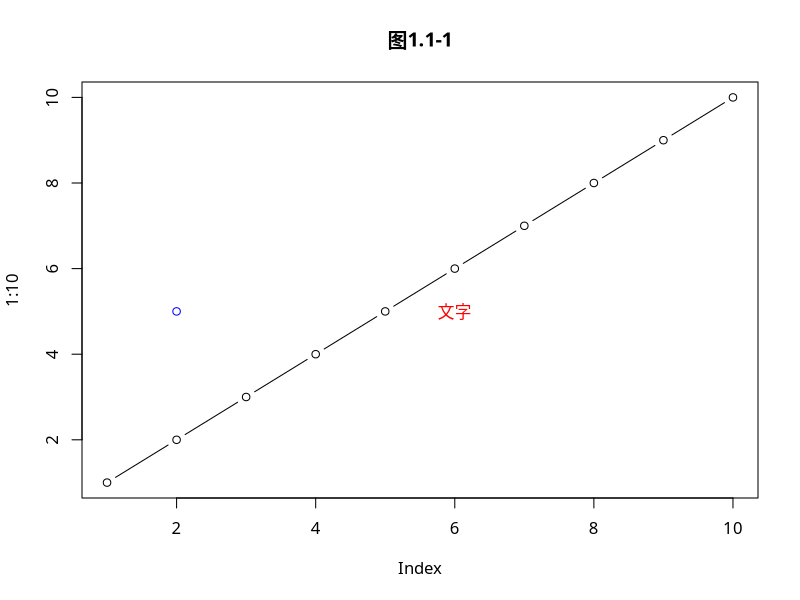
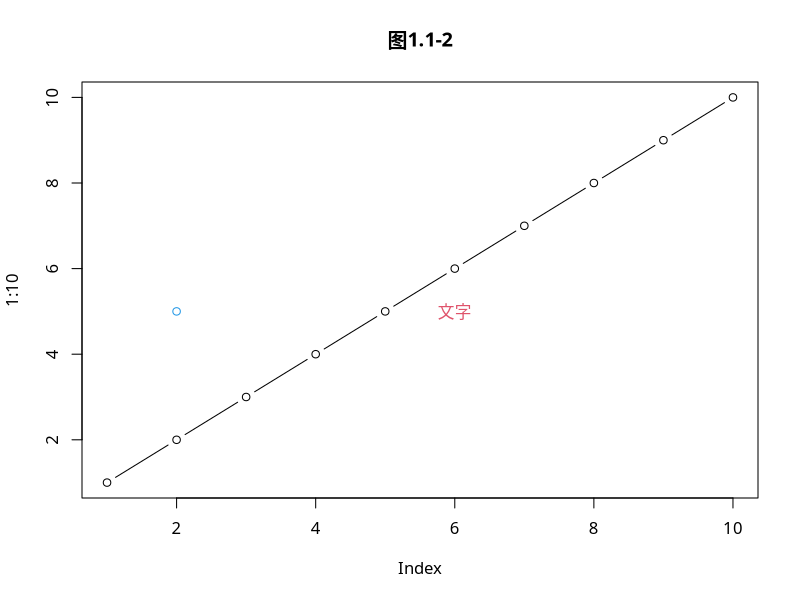
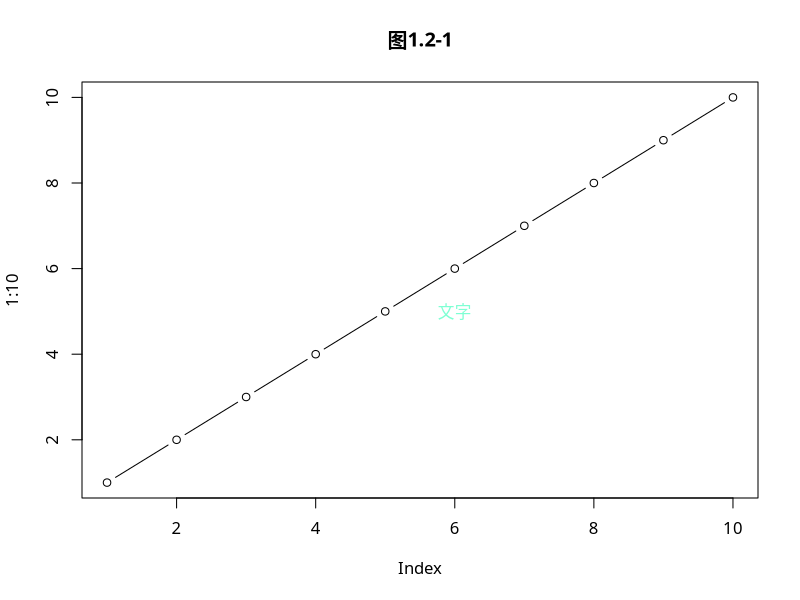
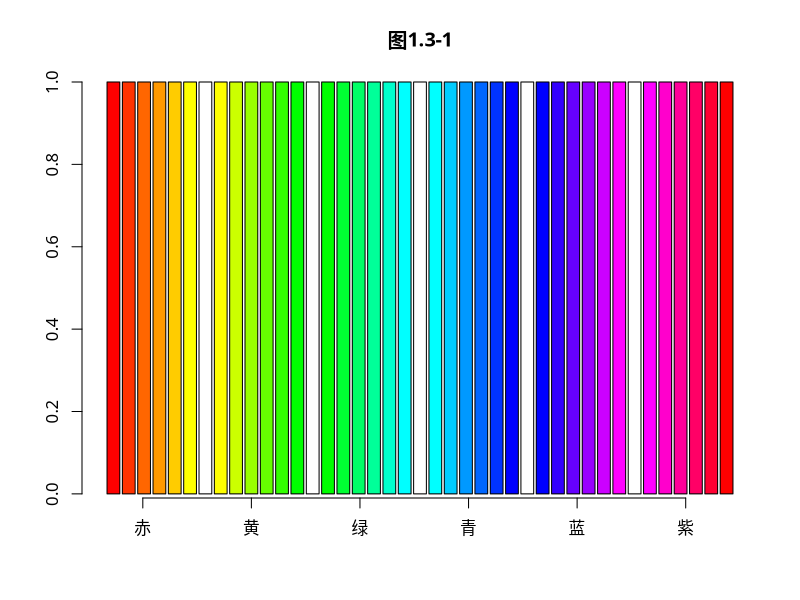
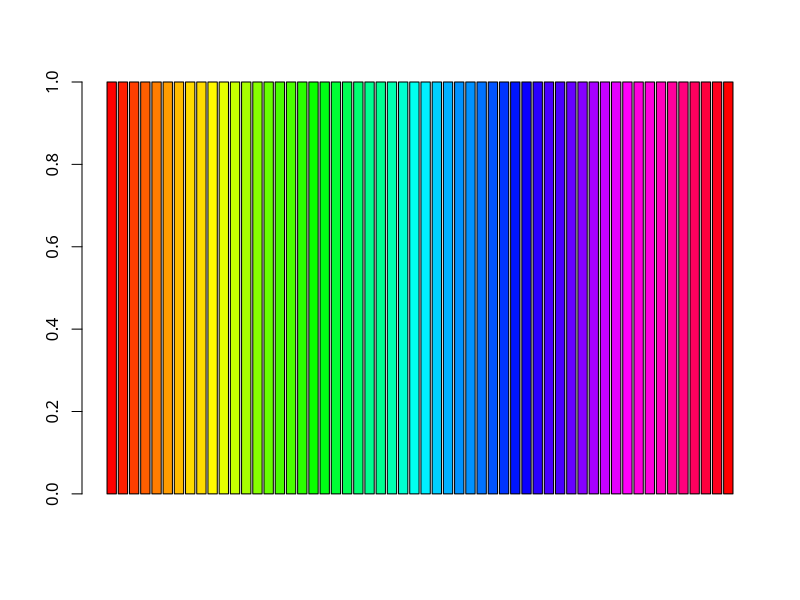
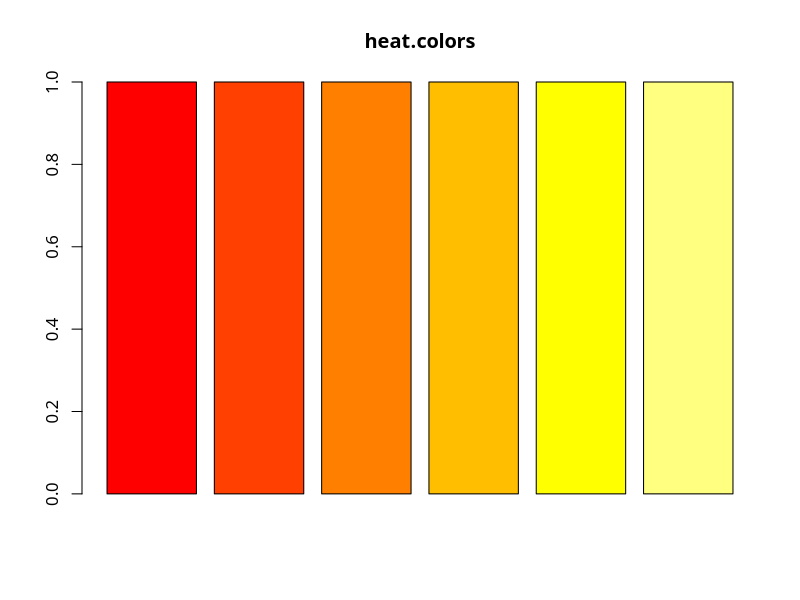
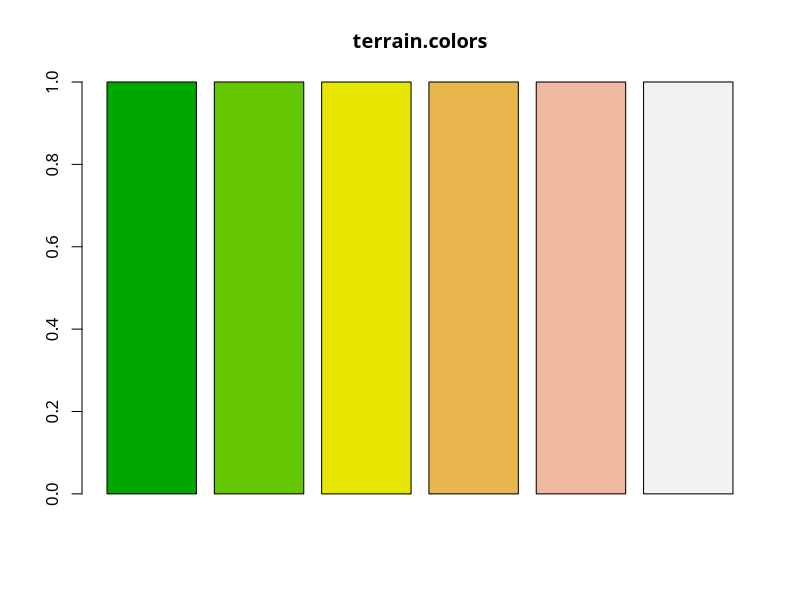
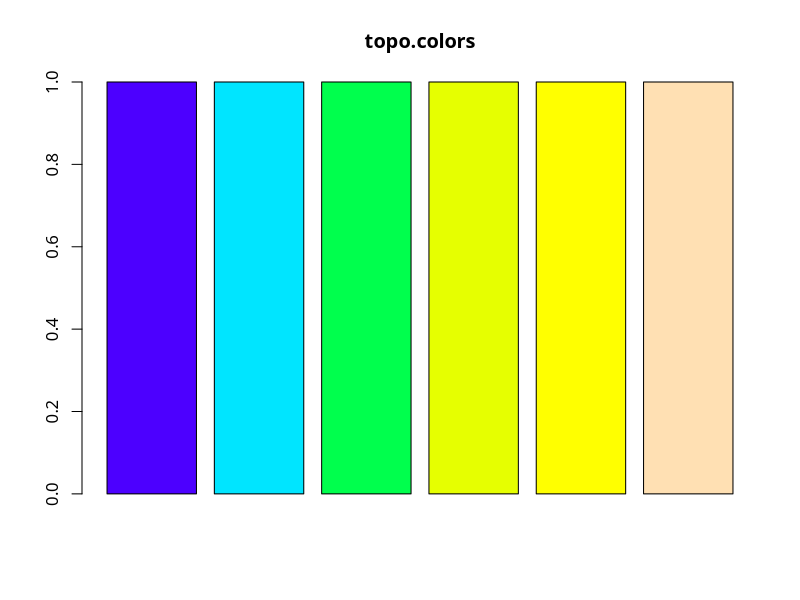

These figures' R source, in order:
## ---- chunk 1
knitr::opts_chunk$set(results='hold', collapse = TRUE, warning = FALSE, message=FALSE, out.width = '100%', out.height = '100%',fig.align='center')
## ---- chunk 2
colors()
## ---- chunk 3
## 示例1.1-1
par(family='STKaiti')
plot(1:10,type='b',col='black',main='图1.1-1') ## 设置线的颜色
text(6,5,labels='文字',col='red') ## 设置文字颜色
points(2,5,col='blue') ## 设置点的颜色
## ---- chunk 4
## 示例1.1-2
par(family='STKaiti')
plot(1:10,type='b',col=25,main='图1.1-2') ## 设置线的颜色
text(6,5,labels='文字',col=554)
points(2,5,col=28)
## ---- chunk 5
## pdf查看固有颜色色板
pdf("R固有颜色板.pdf",height=120)
par(mar=c(0,10,3,0)+0.1,yaxs='i')
barplot(rep(1,length(colors())),col=rev(colors()),
        names.arg=rev(colors()),horiz=T,las=1,xaxt='n', # 名称+横向+间隔+不输出横轴
        main=expression('Bars of colors in'~italic(colors())))
dev.off()
## ---- chunk 6
## rgb函数
Hex <- rgb(red=126,green=255,blue=211,max=255)
Hex
## ---- chunk 7
## 示例1.2-1
  par(family='STKaiti')
  plot(1:10,type='b',col=25,main='图1.2-1') ## 设置线的颜色
  text(6,5,labels='文字',col=Hex)
## ---- chunk 8
## rainbow(n,s=1,v=1,start=0,end=max(1,n-1)/n,gamma=1)
## n 设定产生颜色的数目
## start,end 设定彩虹颜色的一个子集，生成的颜色将从这个子集中选取
## ---- chunk 9
## 示例1.3-1
par(family='STKaiti')
barplot(rep(1,41),main='图1.3-1',
    col=c(rainbow(n=6,star=0, end=1/6),"white",
          rainbow(n=6,star=1/6,end=2/6),"white",
          rainbow(n=6,star=2/6,end=3/6),"white",
          rainbow(n=6,star=3/6,end=4/6),"white",
          rainbow(n=6,star=4/6,end=5/6),"white",
          rainbow(n=6,star=5/6,end=1))
    )
x.text<-c('赤','黄','绿','青','蓝','紫')
axis(side=1,at=seq(from=3,length.out=6,by=8.5),label=x.text,cex=0.75)
## ---- chunk 10
## 示例1.3-2
barplot(rep(1,56),
        col=c(rainbow(n=8,star=0,end=1/7),
              rainbow(n=8,star=1/7,end=2/7),
              rainbow(n=8,star=2/7,end=3/7),
              rainbow(n=8,star=3/7,end=4/7),
              rainbow(n=8,star=4/7,end=5/7),
              rainbow(n=8,star=5/7,end=6/7),
              rainbow(n=8,star=6/7,end=1) )
        )
## ---- chunk 11
## heat.colors() terrain.colors() topo.colors() cm.colors()
## ---- chunk 12
## 示例1.4-1
barplot(rep(1,6),col=heat.colors(6),main='heat.colors')
barplot(rep(1,6),col=terrain.colors(6),main='terrain.colors')
barplot(rep(1,6),col=topo.colors(6),main='topo.colors')
barplot(rep(1,6),col=cm.colors(6),main='cm.colors')
## ---- chunk 13
## RColorBrewer包 brewer.pal()
## 连续Sequential 两极Diverging 离散Qualitative
## ---- chunk 14
## 示例1.5-1 
## RColorBrewerl连续型渐变色
library(RColorBrewer)
display.brewer.all(type='seq') # 18组 9个渐变颜色

## ---- chunk 15
## 示例1.5-2 RColorBrewerl极端型渐变色
library(RColorBrewer)
display.brewer.all(type='div') # 9组 11个颜色
## ---- chunk 16
## 示例1.5-3 RColorBrewerl离散型渐变色
library(RColorBrewer)
display.brewer.all(type='qual') # 8组
## ---- chunk 17
## 示例1.5-4
library(RColorBrewer)
## 使用YlOrRd组的第3～8种颜色
barplot(rep(1,6),col=brewer.pal(9,'YlOrRd')[3:8],main='1.5-4')
## 使用BrBG组的第3～8种颜色
barplot(rep(1,6),col=brewer.pal(11,'BrBG')[3:8],main='1.5-4')
## ---- chunk 18
## text(font,cex,col,...)
## ---- chunk 19
## 示例2.1-1
par(family='STKaiti')
plot(c(1:6),col='white',main='图2.1-1')
text(2,2,labels='font=1: 正常字体(默认)',font=1)
text(3,3,labels='font=2: 粗体字体',font=2)
text(4,4,labels='font=3: 斜体字体',font=3)
text(5,5,labels='font=4: 粗斜体字体',font=4)
## ---- chunk 20
## 示例2.1-2
# par(family='HersheySerif')
par(family='STKaiti')
plot(c(1:6),col='white',main='图2.1-2')
text(2,2,labels='font=1',font=1)
text(3,3,labels='font=2',font=2)
text(4,4,labels='font=3',font=3)
text(5,5,labels='font=4',font=4)
## ---- chunk 21
## 示例2.2-1
par(family='STKaiti')
plot(c(1:7),col='white',main='图2.2-1')
text(2,2,labels='cex=0.5',cex=0.5)
text(3,3,labels='cex=0.8',cex=0.8)
text(4,4,labels='cex=1',cex=1)
text(5,5,labels='cex=1.2',cex=1.2)
text(6,6,labels='cex=1.5',cex=1.5)
## ---- chunk 22
## points(pch,col,cex,...)
## ---- chunk 23
par(family='STKaiti')
plot(1,col='white',xlim=c(0.5,6.5),ylim=c(1,7),main='图3.1 R点样式')
for(i in c(0:25)){
  x <- (i%/%5)*1+1
  y <- 6-(i%%5)
  if(length(which(c(21:25)==i)>=1)){
    points(x,y,pch=i,bg='blue',cex=2) #21-25可设置背景样式
  }else{
    points(x,y,pch=i,cex=2)
  }
  text(x+0.22,y+0.22,labels=i)
}
## ---- chunk 24
par(family='STKaiti')
plot(1,col='white',xlim=c(0.5,6.5),ylim=c(1,7),main='图3.2 字符取点的样式')
for(i in c(0:25)){
  x <- (i%/%5)*1+1
  y <- 6-(i%%5)
  if(length(which(c(21:25)==i)>=1)){
    points(x,y,pch=i,bg='blue',cex=2) #21-25可设置背景样式
  }else{
    points(x,y,pch=i,cex=2)
  }
  text(x+0.22,y+0.22,labels=i)
}
points(6,5,pch='*',cex=2,main='图3.2')
text(6+0.22,5+0.22,labels='*')
## ---- chunk 25
## lines(lty,lwd,col,...)
## plot(type默认为点,l为线)
## ---- chunk 26
par(family='STKaiti')
data = matrix(rep(rep(1:7),10),nrow=7,ncol=10)
plot(data[1,],type='l',lty=0,ylim=c(0,8),xlim=c(-1,10),axes=F,main='图4  lty 线样式')
text(0,1,labels='lty=0')
for(i in c(2:7)){
  lines(data[i,],lty=i-1)
  text(0,i,labels=paste('lty=',i-1))
}
## ---- chunk 27
## lwd 线条宽度 lty默认为1，实线
par(family='STKaiti')
data = matrix(rep(rep(1:7),10),nrow=7,ncol=10)
plot(data[1,],type='l',lwd=0.5,ylim=c(0,9),xlim=c(-1,10),axes=F,main='图4  lwd 线条宽度')
text(0,1,labels='lwd=0.5')
for(i in c(2:7)){
  lines(data[i,],lwd=i*0.5)
  text(0,i,labels=paste('lwd=',i*0.5))
}
## ---- chunk 28
## title(main,sub,xlab,ylab)
## mian='内容' 或者 main=list('',font,col,cex)
## ---- chunk 29
## 示例5-1
data = data.frame(pre=c(113,134,123,145,137,196,187),
                  now=c(129,122,134,149,146,215,208))
col=c('azure4','brown4')
par(family='STKaiti')
barplot(as.matrix(rbind(data$pre,data$now)),
        beside=TRUE,col=col,axes=F)
axis(2)
## ---- chunk 30
## 添加主标题、副标题、主轴标题
data = data.frame(pre=c(113,134,123,145,137,196,187),
                  now=c(129,122,134,149,146,215,208))
col=c('azure4','brown4')
par(family='STKaiti')
barplot(as.matrix(rbind(data$pre,data$now)),
        beside=TRUE,col=col,axes=F)
axis(2)
title(main=list('图5-1 本周pv趋势分析图',cex=1.5,col='red',font=3),
      sub='数据来源：某电商网站',
      ylab='网站日页面浏览量pv')
## ---- chunk 31
## 示例5-2
data = data.frame(pre=c(113,134,123,145,137,196,187),
                  now=c(129,122,134,149,146,215,208))
col=c('azure4','brown4')
par(family='STKaiti')
barplot(as.matrix(rbind(data$pre,data$now)),
        beside=TRUE,col=col,axes=T,
        main=list('图5-2 本周pv趋势分析图',cex=1.5,col='red',font=3),
        sub='数据来源：某电商网站',
        ylab='网站日页面浏览量pv')
## ---- chunk 32
## legend(x,y,legend,horiz,ncol,pch,lty,col,bg,bty,title)
## x,y     图例位置，或 center、left、right、top、bottom、bottomright、bottomleft、topleft、topright
## legend  字符向量表示图例文字
## horiz   FALSE(默认)图例垂直排列、反之水平
## ncol    图例的列数目；horiz=TRUE无意义
## pch     图例中的点样式；NA无点样式
## lty     图例中的线样式；NA无线样式
## col     图例中点/线的颜色
## bg      图例的背景颜色；为n时无效
## bty     图例框的样式；为n时无边框；为o时显示边框
## title   图例的标题
## ---- chunk 33
## 示例6-1
data = data.frame(pre=c(113,134,123,145,137,196,187),
                  now=c(129,122,134,149,146,215,208))
col=c('azure4','brown4')
par(family='STKaiti')
barplot(as.matrix(rbind(data$pre,data$now)),
        beside=TRUE,col=col,axes=T,
        main=list('图6-1',cex=1.5,col='red',font=3),
        sub='数据来源：某电商网站',
        ylab='网站日页面浏览量pv')
text.legend = c('上周pv','本周pv')
legend('topleft',pch=c(15,15),legend=text.legend,
       col=col,bty='n',horiz=TRUE)
## ---- chunk 34
## 示例6-2
par(family='STKaiti')
barplot(as.matrix(rbind(data$pre,data$now)),
        beside=TRUE,col=col,axes=T,
        main=list('图6-2',cex=1.5,col='red',font=3),
        sub='数据来源：某电商网站',
        ylab='网站日页面浏览量pv')
legend('top',pch=c(15,15),legend=text.legend,
       col=col,bty='o',horiz=FALSE)
## ---- chunk 35
## 示例6-3
par(family='STKaiti')
barplot(as.matrix(rbind(data$pre,data$now)),
        beside=TRUE,col=col,axes=T,
        main=list('图6-3',cex=1.5,col='red',font=3),
        sub='数据来源：某电商网站',
        ylab='网站日页面浏览量pv',
        legend.text=text.legend)
## ---- chunk 36
## 低级绘图
## axis(side,labels,front.axis,cex.axis,cool.axis,at,tick,col,col.ticks,)
## side      取1、2、3、4对应下、左、上、右
## labels    通过向量来设置坐标轴内各刻度的名称（刻度标记）
## font.axis 刻度标记的字体
## cex.axis  刻度标记的大小
## at        通过向量来设置坐标轴内各刻度标记的位置，at参数向量与labels参数向量一一对应
## tick      逻辑参数，TRUE画出坐标轴，反之不画，FALSE不影响labels展示
## col       坐标轴的颜色，tick=TRUE时有效，除了刻度标记(labels)以外的部分颜色，包括col.ticks
## col.ticks 坐标轴刻度线的颜色，即与坐标轴垂直的小刻度线的颜色
## lty       坐标轴的样式，tick=TRUE时有效
## lwd       坐标轴的宽度，tick=TRUE时有效
## ---- chunk 37
## 示例7-1
data = data.frame(pre=c(113,134,123,145,137,196,187),
                  now=c(129,122,134,149,146,215,208))
col=c('azure4','brown4')
par(family='STKaiti')
barplot(as.matrix(rbind(data$pre,data$now)),
        beside=TRUE,col=col,axes=T,
        main=list('图7-1',cex=1.5,col='red',font=3),
        sub='数据来源：某电商网站',
        ylab='网站日页面浏览量pv',
        legend.text=c('上周pv','本周pv'))
text.x=c('周一','周二','周三','周四','周五','周六','周日')
axis(1,at=c(2,5,8,11,14,17,20), labels=text.x, tick=FALSE, cex.axis=0.75)
## ---- chunk 38
## 示例7-2
par(family='STKaiti')
plot(1:7,rnorm(7),main='图7-2',
     type='s',xaxt='n',frame=F,col='red')
axis(1,at=1:7,labels=LETTERS[1:7],col.axis='blue')
axis(3,col='gold',lty=2,lwd=1.5)
axis(4,col='violet',col.axis='dark violet', lwd=2)
## ---- chunk 39
## 高级绘图 plot
## 设置坐标轴的展示和范围axes、xlim、ylim
## axes  T(默认)显示x、y轴;F隐藏
## xaxt  坐标轴样式's'(默认)标准样式显示;'n'隐藏x轴
## yaxt  同上
## xaxs  轴的计算方式,'r'(默认)先把原始数据的范围向外扩大4%,'l'直接使用原始数据范围
## yaxs  同上
## xlog  设置x轴坐标是否取对数,F(默认)
## ylog  同上
## xlim  x轴的范围,c(from,to),from是x轴的首坐标,to是尾坐标
## ylim  同上
## 注意:
## 同时隐藏x、y轴,则设置axes=F
## 隐藏x轴只显示y轴,则设置xaxt='n'或者设置axes=F之后使用axis(2)
## ---- chunk 40
## 示例7-3
par(family='STKaiti')
plot(1:7,rnorm(7),main='图7-3',type='s',
     axes=T,frame=F,col='red',
     xaxt='s')
## ---- chunk 41
## 示例7-4
par(family='STKaiti')
lx <- seq(1, 5, length.out = 41)
yl <- expression(e^{-frac(1,2) * {log[10](x)}^2})
y <- exp(-.5*lx^2)
op <- par(mfrow = c(2,1), mar = par("mar")-c(1,0,2,0), mgp = c(2, .7, 0))
plot(10^lx, y, log = "xy", type = "l", col = "purple",
     main = "7-4 Log-Log plot", ylab = yl, xlab = "x")
plot(10^lx, y, log = "xy", type = "o", pch = ".", col = "forestgreen",
     main = "7-4 Log-Log plot with custom axes", ylab = yl, xlab = "x",
     axes = FALSE, frame.plot = TRUE)
my.at <- 10^(1:5)
axis(1, at = my.at, labels = formatC(my.at, format = "fg"))
e.y <- -5:-1 ; at.y <- 10^e.y
axis(2, at = at.y, col.axis = "red", las = 1,
     labels = as.expression(lapply(e.y, function(E) bquote(10^.(E)))))
## ---- chunk 42
## 坐标轴的密度分布表示
library(ggplot2)
par(family='STKaiti')
diamonds1 = diamonds[sample(1:nrow(diamonds),1000),]
attach(diamonds1)
plot(carat,price,main='图7-5')
rug(carat)
rug(price,side=2)
detach(diamonds1)
## ---- chunk 43
## grid(ny,nx)
## ny  设置水平网格的数目 NA不绘制相应的网格线
## nx  设置垂直网格的数量 NA不绘制相应的网格线
## ---- chunk 44
## 示例8-1
x.text = paste(seq(1,12,1),'月')
sales.volume = c(158721,190094,108441,88092,68709,50116,90117,16004,186045,106334,89092,104933)
par(family='STKaiti')
plot(sales.volume,type='b',ylim=c(20000,250000),axes = F,
     frame.plot = TRUE,main='图8-1 月销量趋势图',
     xlab='月份',ylab='销量(元)')
axis(1,at=1:12,labels=x.text,tick=F)
axis(2, at = seq(50000,250000,50000), las = 1)
grid(nx=NA,ny=8,lwd=1,lty=2)
## ---- chunk 45
## 示例8-2
par(family='STKaiti')
plot(sales.volume,type='b',ylim=c(20000,250000),xaxt='n',
     main='图8-2 月销量趋势图',xlab='月份',ylab='销量(元)')
axis(1,at=1:12,labels=x.text,tick=F)
grid(nx=NULL,ny=NULL,col='lightgray',
     lty='dotted',lwd=par('lwd'),equilogs=T)
## ---- chunk 46
## x,y 横纵坐标位置，可以是向量表示多个点的位置
## type 9种样式; p l b c o h s S n
## pch 点样式
## col 点颜色
## bg  点背景色 pch取21～25时有效
## lwd 点的边线的宽度
## cex 点的大小
## ---- chunk 47
## 示例9.1
x = 2:9
y = 2:9
op <- par(mfrow = c(3,3), mar = .1+ c(2,2,3,1))
for(tp in c("p","l","b","c","o","h","s","S","n")){
  plot(1,ylim=c(1,10),xlim=c(1,10),col='white',type = tp, 
       main = paste0("9.1 points(*, type = \"", tp, "\")"))
  points(x,y,type=tp)
  if(tp == "S") {
    points(x, y, type = "s", col = "red", lty = 2)
    mtext("points(*, type = \"s\", ...)", col = "red", cex = 0.8)
  }
}
## ---- chunk 48
## 直线abline 、曲线lines 、线段segments
## abline
## a、b 截距、斜率      abline(a,b)
## h 水平线             abline(h=y)
## v 垂直线             abline(v=x)
## coef 提取系数的R对象 abline(lm.obj)
## ---- chunk 49
## abline
## 示例9.2-1
sol.lm = lm(iris[,1]~iris[,3])
par(family='STKaiti')
plot(iris[,1]~iris[,3],col='blue',main='图9.2-1')
abline(sol.lm,col='red')
## ---- chunk 50
## lines
## 示例9.2-2
x <- 0:12
y <- sin(pi/5 * x)
op <- par(mfrow = c(3,3), mar = .1+ c(2,2,3,1))
for (tp in c("p","l","b","c","o","h","s","S","n")) {
  plot(y ~ x, type = tp, main = paste0("9.2-2 plot(*, type = \"", tp, "\")"))
  if(tp == "S") {
    lines(x, y, type = "s", col = "red", lty = 2)
    mtext("lines(*, type = \"s\", ...)", col = "red", cex = 0.8)
  }
}
## ---- chunk 51
## 示例9.2-3
par(family='STKaiti')
plot(cars,main='图9.2-3 Stopping Distance versus Speed')
lines(stats::lowess(cars))
## ---- chunk 52
par(family='STKaiti')
barplot(c(26,30,14,35),axes = FALSE,
        main=list('标题',cex=1.5,col='black',font=3),
        col=c("#56B4E9","#FFC90E","#ED1C24","#22B14C"),
        names.arg=c('A','B','C','D'),
        sub='副标题',
        ylab='人数'
)
axis(2, at = seq(0,35,5), las = 1)

# 数据准备
info = c(10,12, 3, 1)
names = c("A","B", "C", "D")
cols = c("#56B4E9","#FFC90E","#ED1C24","#22B14C")
# 计算百分比
piepercent = paste(round(100*info/sum(info)), "%")
# 绘图
pie(info, labels=piepercent, main = "标题", col=cols)
# 添加颜色样本标注
legend("topleft", names, cex=0.8, fill=cols)

info = c(11,10,5,1,3)
names = c("A",'B',"C", "D", "E")
cols = c("#56B4E9","#FFC90E","#ED1C24","#22B14C","#3f48CC")
# 计算百分比
piepercent = paste(round(100*info/sum(info)), "%")
# 绘图
pie(info, labels=piepercent, main = "标题", col=cols)
# 添加颜色样本标注
legend("topleft", names, cex=0.8, fill=cols)  
